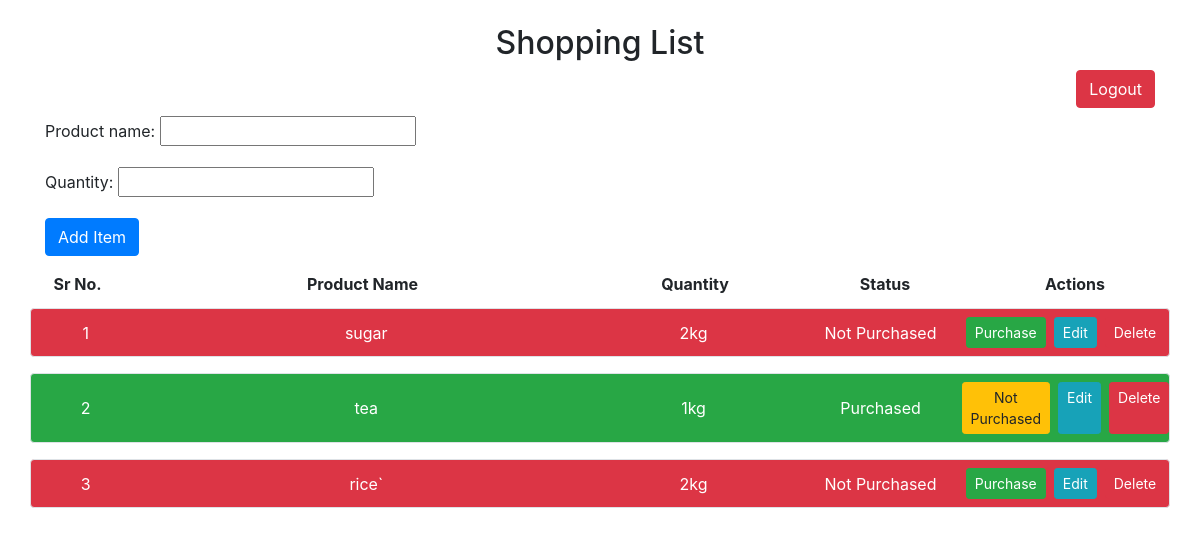
Before: /shopping_list/ (signed in) with the older database file.
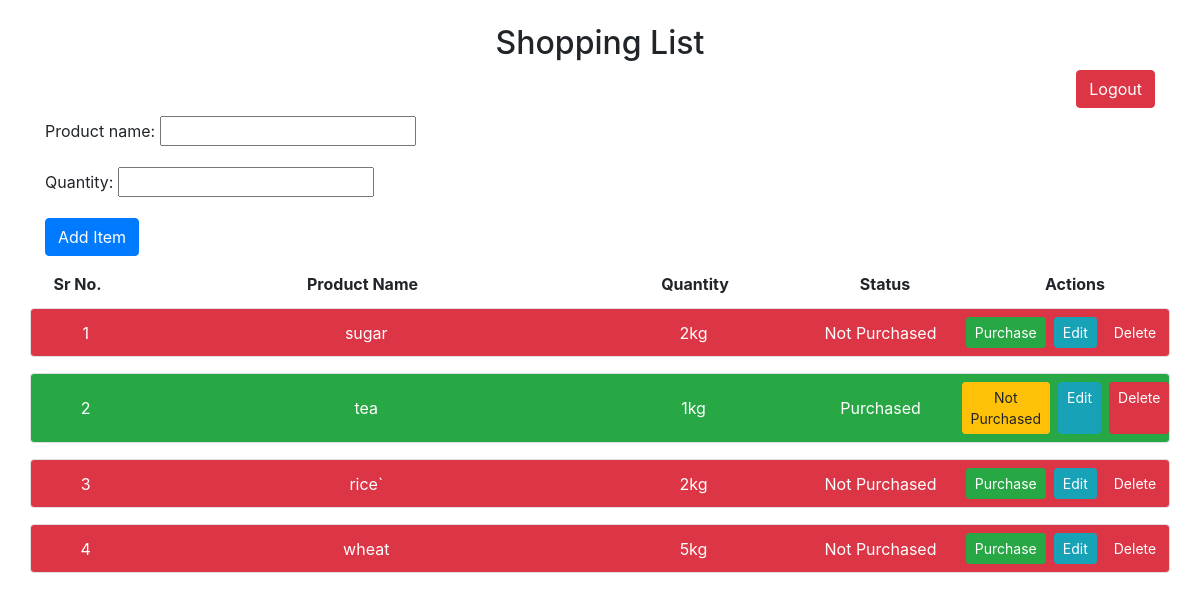
After: the same page with the newer database file.
### shopping/models.py (models this page shows, shortened)
class ShoppingList(models.Model):
    user = models.ForeignKey(User, on_delete=models.CASCADE)
    product_name = models.CharField(max_length=100)
    quantity = models.CharField(max_length=100)
    purchased = models.BooleanField(default=False)

### shopping/views.py (the view)
# urls.py: path('shopping_list/', shopping_list, name='shopping_list'),
@login_required
def shopping_list(request):
    if request.method == 'POST':
        form = ShoppingListForm(request.POST)
        if form.is_valid():
            shopping_item = form.save(commit=False)
            shopping_item.user = request.user
            shopping_item.save()
            return redirect('shopping_list')
    else:
        form = ShoppingListForm()
        items = ShoppingList.objects.filter(user=request.user)
        return render(request, 'shopping_list.html', {'form':form, 'items': items})

### shopping/forms.py
class ShoppingListForm(forms.ModelForm):
    class Meta:
        model = ShoppingList
        fields = ['product_name', 'quantity']

### shopping/templates/shopping_list.html (shortened to what this page needs)
<!DOCTYPE html>
<html lang="en">
<head>
    <link rel="stylesheet" href="https://stackpath.bootstrapcdn.com/bootstrap/4.5.2/css/bootstrap.min.css">
</head>
<body>
    <div class="container mx-8">
        <h2 class="text-center mt-4">Shopping List</h2>
        <div class="d-flex justify-content-end mb-2">
            <a href="{% url 'logout' %}" class="btn btn-danger">Logout</a>
        </div>
        <form method="POST" class="mb-2">
            {{ form.as_p }}
            <button type="submit" class="btn btn-primary">Add Item</button>
        </form>
        <div class="row font-weight-bold mb-1">
            <div class="col-1 p-2 text-center">Sr No.</div>
            <div class="col-5 p-2 text-center">Product Name</div>
            <div class="col-2 p-2 text-center">Quantity</div>
            <div class="col-2 p-2 text-center">Status</div>
            <div class="col-2 p-2 text-center">Actions</div>
        </div>
        <div class="item-list">
            {% for item in items %}
                <div class="row align-items-center mb-3 border p-2 rounded {% if item.purchased %}bg-success text-white{% else %}bg-danger text-white{% endif %}">
                    <div class="col-1 text-center">{{ forloop.counter }}</div>
                    <div class="col-5 text-center">{{ item.product_name }}</div>
                    <div class="col-2 text-center">{{ item.quantity }}</div>
                    <div class="col-2 text-center">
                        {% if item.purchased %}
                            Purchased
                        {% else %}
                            Not Purchased
                        {% endif %}
                    </div>
                    <div class="col-2 text-center">
                        <div class="d-flex justify-content-center">
                            <form action="{% url 'toggle_purchase_item' item.id %}" method="POST" class="mr-1">
                                <button type="submit" class="btn {% if item.purchased %}btn-warning{% else %}btn-success{% endif %} btn-sm">
                                    {% if item.purchased %} Not Purchased {% else %} Purchase {% endif %}
                                </button>
                            </form>
                            <a href="{% url 'edit_item' item.id %}" class="btn btn-info btn-sm mx-1">Edit</a>
                            <a href="{% url 'delete_item' item.id %}" class="btn btn-danger btn-sm mx-1">Delete</a>
                        </div>
                    </div>
                </div>
            {% endfor %}
        </div>
    </div>
</body>
</html>

Changed rows visible on the page:
added ShoppingList: product_name "wheat", quantity "5kg", purchased "Not Purchased"
